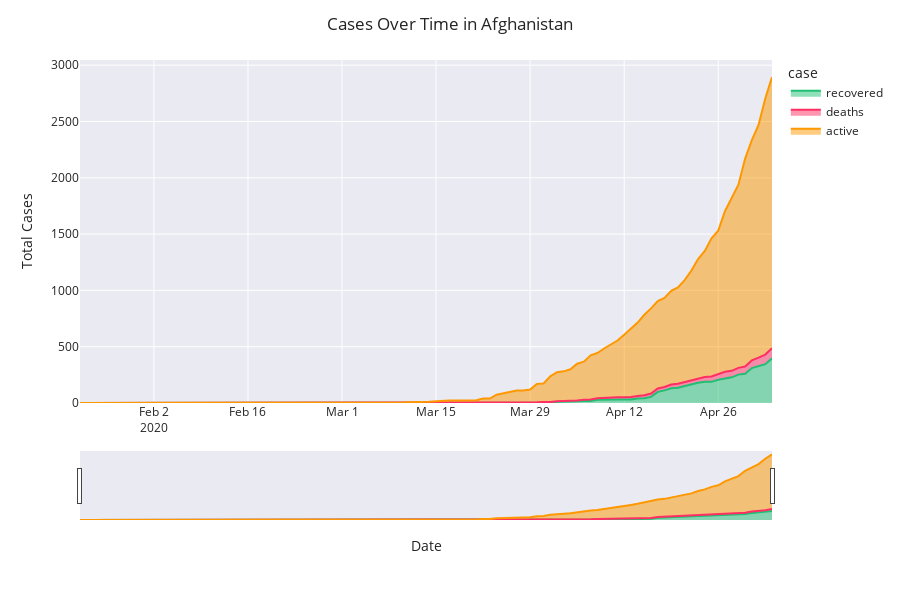
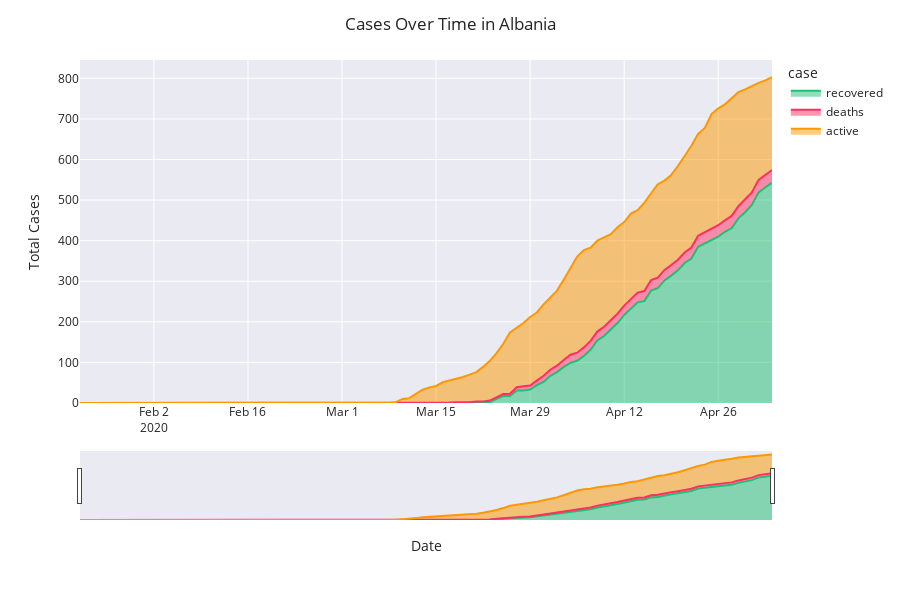
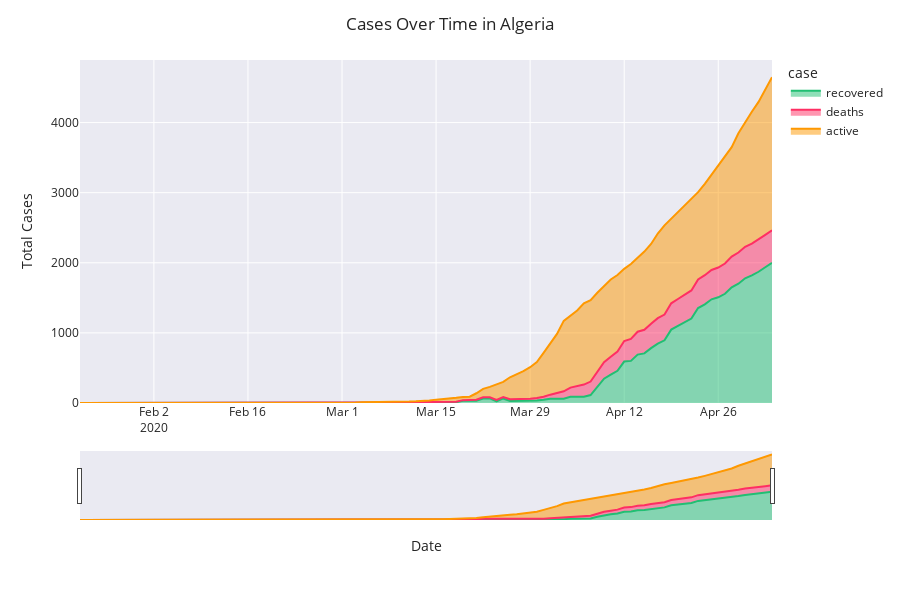
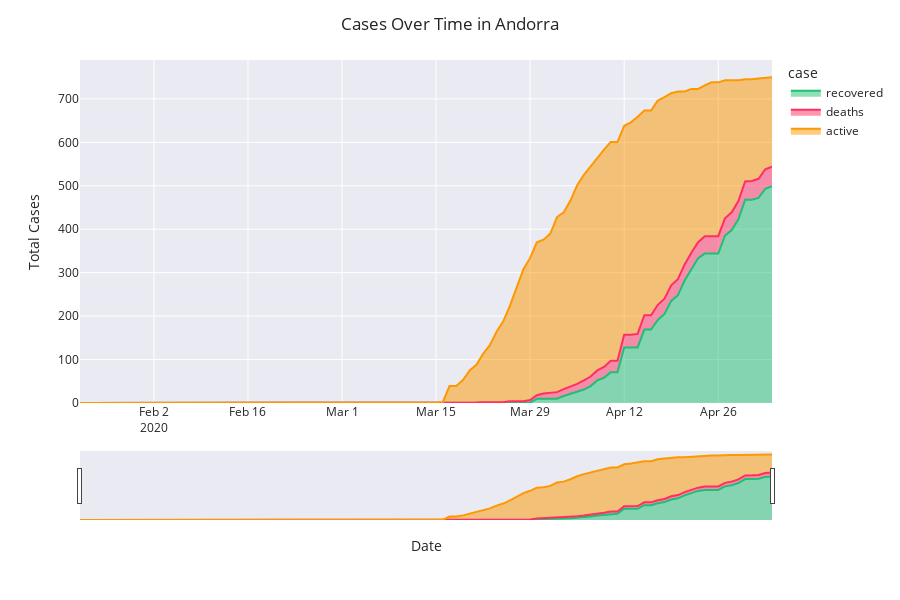

Source (notebook cell) for these figures, in order:
### Code cell
for cntry in countries[:20]:
    temp = cw_df[cw_df['country'] == cntry].groupby('date')['recovered', 'deaths', 'active'].sum().reset_index()
    temp = temp.melt(id_vars="date", value_vars=['recovered', 'deaths', 'active'],
                     var_name='case', value_name='count')

    fig = px.area(temp, x="date", y="count", color='case', height=600,
                  color_discrete_sequence = [rec, dth, act])
    fig.update_layout(title='Cases Over Time in ' + cntry,
                      xaxis_title='Date',
                      yaxis_title='Total Cases',
                      xaxis_rangeslider_visible=True)
    fig.show()
